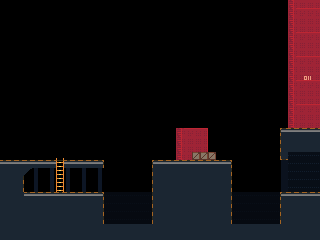

Rendered tile map (Tiled .tmx) drawn with the repository's tilesets; below, a short description and the map source with its tile grids summarised:
An orthogonal 40x30 tile map with 8x8 px tiles, 2 tile layers (BACKGROUND, FOREGROUND), 3 tilesets and 17 objects (2x LIFT_C, 2x CHANGE_STAGE, BLOCK, LEVER, LADDER).

<map version="1.0" orientation="orthogonal" renderorder="right-down" width="40" height="30" tilewidth="8" tileheight="8" nextobjectid="44">
 <tileset firstgid="1" source="PLACEHOLDER.tsx" />
 <tileset firstgid="9" source="SEWER.tsx" />
 <tileset firstgid="39" source="PIER.tsx" />
 <layer name="BACKGROUND" width="40" height="30">
  <data>[1200 cells, 92 non-empty, 6 distinct tile ids]</data>
 </layer>
 <objectgroup name="SOLID">
  <object id="17" x="24" y="192" width="80" height="32" />
  <object id="18" x="152" y="160" width="80" height="64" />
  <object id="19" x="176" y="128" width="32" height="32" />
  <object id="20" x="280" y="192" width="40" height="32" />
  <object id="21" x="0" y="160" width="24" height="64" />
  <object id="23" x="64" y="160" width="40" height="8" />
  <object id="24" x="280" y="0" width="40" height="160" />
  <object id="32" x="208" y="152" width="8" height="8" />
  <object id="33" x="0" y="224" width="320" height="16" />
  <object id="40" x="24" y="160" width="32" height="8" />
 </objectgroup>
 <layer name="FOREGROUND" width="40" height="30">
  <data>[1200 cells, 352 non-empty, 16 distinct tile ids]</data>
 </layer>
 <objectgroup name="OBJECTS">
  <object id="12" name="BLOCK" x="80" y="184" width="8" height="8" />
  <object id="14" name="LEVER" x="79" y="150" width="10" height="10">
   <properties>
    <property name="NAME" value="pier-lever" />
    <property name="ON_PULL" value="self.container.get_name('cargo-a').advance(); self.container.get_name('cargo-b').advance()" />
   </properties>
  </object>
  <object id="26" name="LADDER" x="56" y="160" height="32" />
  <object id="36" name="LIFT_C" x="104" y="128" width="56" height="32">
   <properties>
    <property name="NAME" value="cargo-a" />
   </properties>
   <polyline points="0,64 0,32" />
  </object>
  <object id="39" name="LIFT_C" x="232" y="128" width="48" height="32">
   <properties>
    <property name="NAME" value="cargo-b" />
   </properties>
   <polyline points="0,64 0,32" />
  </object>
  <object id="42" name="CHANGE_STAGE" x="-8" y="0" width="8" height="160">
   <properties>
    <property name="CONTINUOUS" value="True" />
    <property name="LINK" value="stage/pier_03.tmx" />
   </properties>
  </object>
  <object id="43" name="CHANGE_STAGE" x="320" y="160" width="8" height="32">
   <properties>
    <property name="CONTINUOUS" value="True" />
    <property name="LINK" value="stage/pier_06b.tmx" />
   </properties>
  </object>
 </objectgroup>
</map>
